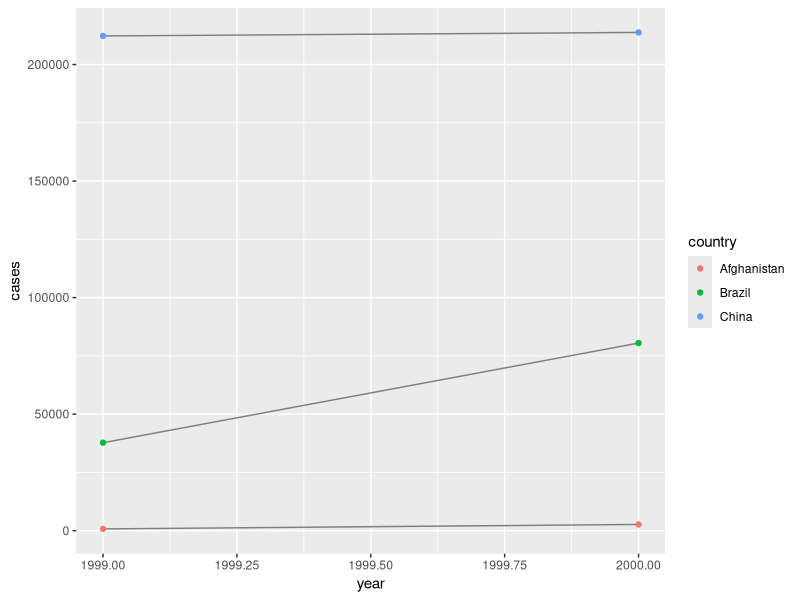
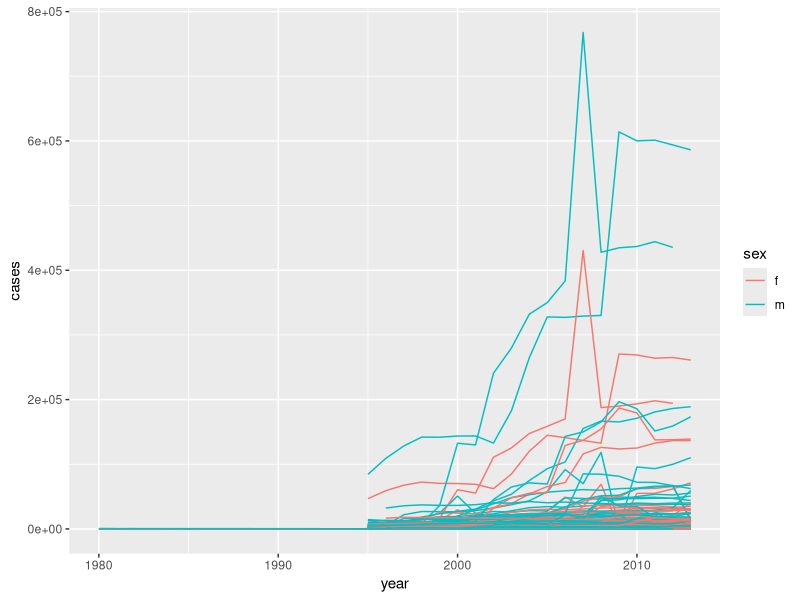

Write the R code that produced these figures, in order.
# Chapter 12: Tidy Data
library(tidyverse)
library(ggplot2)

table1 %>% 
  mutate(rate = cases / population * 10000)

table1 %>% 
  count(year, wt = cases)

ggplot(table1, aes(year, cases)) + 
  geom_line(aes(group = country), color = "grey50") +
  geom_point(aes(color =country))

#Exercises
#2 
#table 2
tb2_cases <- filter(table2, type == "cases")[["count"]]
tb2_country <- filter(table2, type == "cases")[["country"]]
tb2_year <- filter(table2, type == "cases")[["year"]]
tb2_population <- filter(table2, type == "population")[["count"]]
table2_tidy <- tibble(country = tb2_country,
                      year = tb2_year,
                      rate = tb2_cases/ tb2_population * 10000)

#table4
table4_rate <- tibble(country = table4a[["country"]],
                      "Rate 1999" = table4a[["1999"]] / table4b[["1999"]] * 10000,
                      "Rate 2000" = table4a[["2000"]] / table4b[["2000"]] * 10000
                      )

#Gathering
table4a <- table4a %>% 
  gather('1999', '2000', key = "year", value = "cases")
table4b <-  table4b %>% 
  gather('1999', '2000', key = 'year', value = 'population')
left_join(table4a, table4b)

spread(table2, key = type, value = count)

#Exercise
stocks <- tibble(
  year   = c(2015, 2015, 2016, 2016),
  half  = c(   1,    2,     1,    2),
  return = c(1.88, 0.59, 0.92, 0.17)
)

stocks %>% 
  spread(year, return) %>% 
  gather("year", "return", "2015", "2016")


#3
people <- tribble(
  ~name,             ~key,    ~value,
  #-----------------|--------|------
  "Phillip Woods",   "age",       45,
  "Phillip Woods",   "height",   186,
  "Phillip Woods",   "age",       50,
  "Jessica Cordero", "age",       37,
  "Jessica Cordero", "height",   156
)

gather(people, name, value, key = key, value = value)

people <- tribble(
  ~name,             ~key,    ~value, ~obs,
  #-----------------|--------|------|------
  "Phillip Woods",   "age",       45, 1,
  "Phillip Woods",   "height",   186, 1,
  "Phillip Woods",   "age",       50, 2,
  "Jessica Cordero", "age",       37, 1,
  "Jessica Cordero", "height",   156, 1
)
spread(people, key, value)

#4
preg <- tribble(
  ~pregnant, ~male, ~female,
  "yes",     NA,    10,
  "no",      20,    12
)

gather(preg, sex, count, male, female) %>% 
  mutate(female = sex == "female",
         pregnant = pregnant == "yes") %>% 
  select(-sex)

#Separating and uniting
table3 %>% 
  separate(rate, into = c("cases", "population"))

table3 %>% 
  separate(rate, into = c("cases", "population"), sep = "/", convert = TRUE)

unite(table5, new, "century", "year", sep = "")

#Exercises
#1
tibble(x = c("a,b,c", "d,e,f,g", "h,i,j")) %>%
  separate(x, c("one", "two", "three"))

tibble(x = c("a,b,c", "d,e", "h,i,j")) %>%
  separate(x, c("one", "two", "three"), fill = "left")

table5 %>% 
  unite(new, "century", "year", sep = "", remove = TRUE)

#2
table5_united <- table5 %>% 
  unite("new", "century", "year", sep = "", remove = TRUE)

#3
table5_united %>% 
  separate("rate", into = c("cases", "population"), sep = "/")

# Missing values
stocks <- tibble(
  year   = c(2015, 2015, 2015, 2015, 2016, 2016, 2016),
  qtr    = c(   1,    2,    3,    4,    2,    3,    4),
  return = c(1.88, 0.59, 0.35,   NA, 0.92, 0.17, 2.66)
)

stocks %>% 
  spread(year, return) %>% 
  gather(year, return, "2015":"2016", na.rm = FALSE)

stocks %>% 
  complete(year, qtr)

treatment <- tribble(
  ~ person,           ~ treatment, ~response,
  "Derrick Whitmore", 1,           7,
  NA,                 2,           10,
  NA,                 3,           9,
  "Katherine Burke",  1,           4
)

treatment %>% 
  fill(person)

#Case study
who1 <- who %>% 
  gather(new_sp_m014:newrel_f65, key = "key", value = "cases", na.rm = TRUE)

who1 %>% 
  count(key)
who2 <- who1 %>% 
  mutate(key = stringr::str_replace(key, "newrel", "new_rel"))

who3 <- who2 %>% #splitting key into relevant variables
  separate(key, into = c("new", "type", "sexage"), sep = "_")

who4 <- who3 %>% 
  select(-new, -iso2, -iso3)

who5 <- who4 %>% 
  separate(sexage, into = c("sex", "age"), sep = 1)

who_tidy <- who %>% 
  gather(new_sp_m014:newrel_f65, key = "key", value = "cases", na.rm = TRUE) %>% 
  mutate(key = stringr::str_replace(key, "newrel", "new_rel")) %>% 
  separate(key, into = c("new", "type", "sexage"), sep = "_") %>% 
  select(-iso2, -iso3, -new) %>% 
  separate(sexage, into = c("sex", "age"), sep = 1)

#Exercise 4
who_tidy %>% 
  group_by(country, year, sex) %>% 
  summarize(cases = sum(cases)) %>% 
  unite(country_sex, country, sex, remove = FALSE) %>% 
  ggplot(mapping = aes(year, cases, group = country_sex, color = sex)) +
  geom_line()
